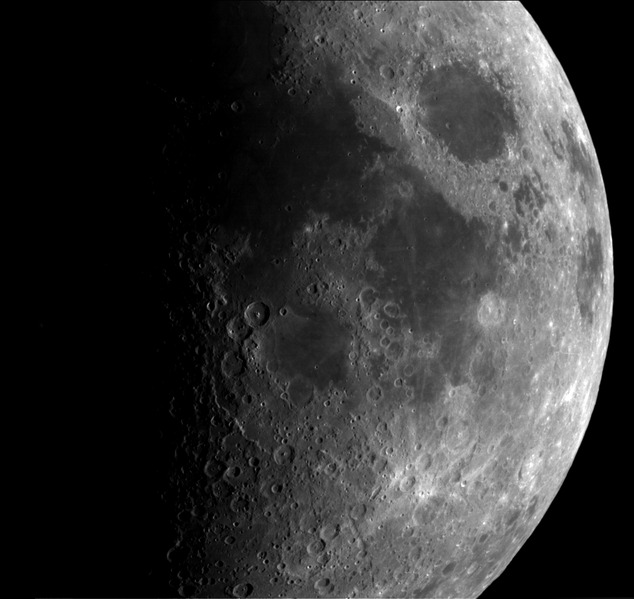
#> input picture Assignment-3/moon.jpg, 634 x 599 px
$ jupyter execute MayankMDS202334-Assignment-3.ipynb
#> lines starting #> are read from the running program, lines starting #| are printed output that depends on the picture
[cell 1]
import cv2 as cv
import matplotlib.pyplot as plt
import numpy as np

## (1) Apply the following spatial filters to the image and compare the results by plotting the images side-by-side

[cell 2]
# Load an image
image = cv.imread("moon.jpg", 0)
#> image is the input picture: shape (599, 634); min 0, max 255, mean 51.7
assert image is not None

### (a) Box filter

[cell 3]
# Apply a box filter
box_filtered = cv.boxFilter(image, ddepth=-1, ksize=(9, 9), normalize=True)
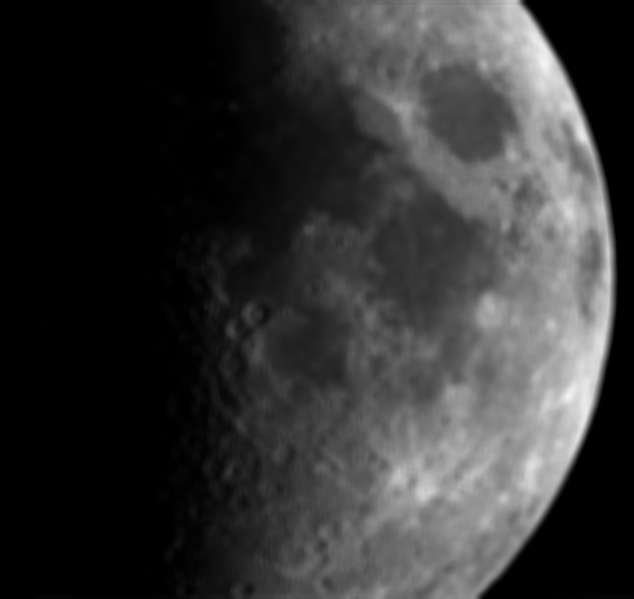
#> box_filtered: shape (599, 634); min 0, max 244, mean 51.7

# Display the images
plt.figure(figsize=(10, 5))

plt.subplot(1, 2, 1)
plt.imshow(image, cmap='gray')
plt.title("Original Image")
plt.axis("off")

plt.subplot(1, 2, 2)
plt.imshow(box_filtered, cmap='gray')
plt.title("Box Filtered Image (9x9)")
plt.axis("off")

plt.show()
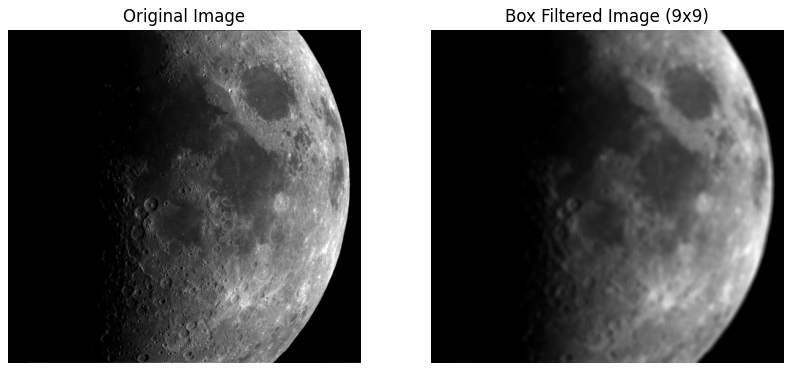
#> figure drawn by matplotlib, 2 panels

Effect: The filtered image looks a bit blurry version of the original image with squarish artifacts.

(b) Gaussian filter

[cell 4]
# Apply a box filter
Gaussian_filtered = cv.GaussianBlur(image, (9, 9), 0)

# Display the images
plt.figure(figsize=(10, 5))

plt.subplot(1, 2, 1)
plt.imshow(image, cmap='gray')
plt.title("Original Image")
plt.axis("off")

plt.subplot(1, 2, 2)
plt.imshow(Gaussian_filtered, cmap='gray')
plt.title("Gaussian Filtered Image (9x9)")
plt.axis("off")

plt.show()

Effect: The filtered image looks a bit blurry version of the original image with more natural blur.

(c) Laplacian filter

[cell 5]
# Apply a Laplacian filter
laplacian = cv.Laplacian(image, cv.CV_64F)
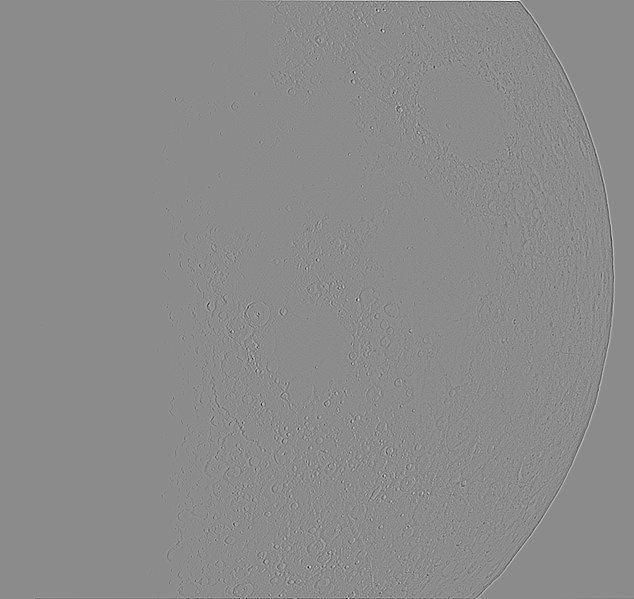
#> laplacian: shape (599, 634) float64; min -374, max 310, mean 0; drawn with min black and max white

# Convert results to absolute values
laplacian = cv.convertScaleAbs(laplacian)
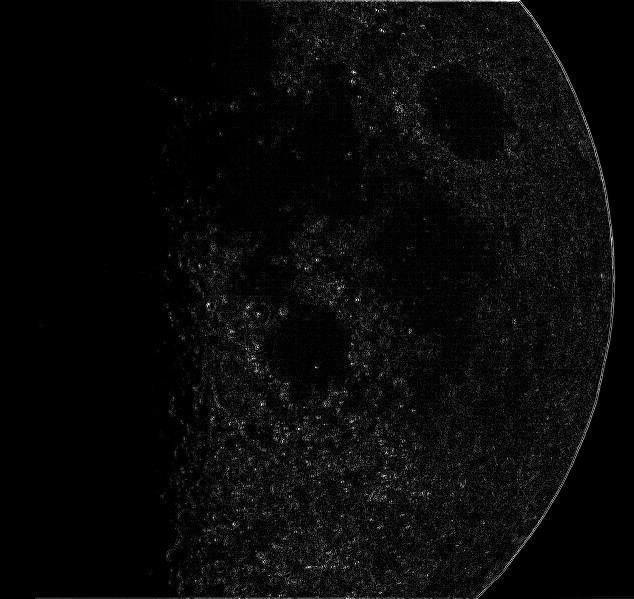
#> laplacian: shape (599, 634); min 0, max 255, mean 9.3

# Plot the results
plt.figure(figsize=(15, 6))

plt.subplot(1, 3, 1)
plt.imshow(image, cmap="gray")
plt.title("Original Image")
plt.axis("off")

plt.subplot(1, 3, 2)
plt.imshow(laplacian, cmap="gray")
plt.title("Laplacian Filter")
plt.axis("off")

plt.subplot(1, 3, 3)
plt.imshow(image + 0.99*laplacian, cmap="gray")
plt.title("Laplacian Filter Added to original image")
plt.axis("off")

plt.show()

Effect: The Resulted Image is bit darker version of the original image but boundaries of craters are white and more visible.

[cell 6]
# Apply Sobel filters (X and Y directions)
sobel_x = cv.Sobel(image, cv.CV_64F, dx=1, dy=0, ksize=3)
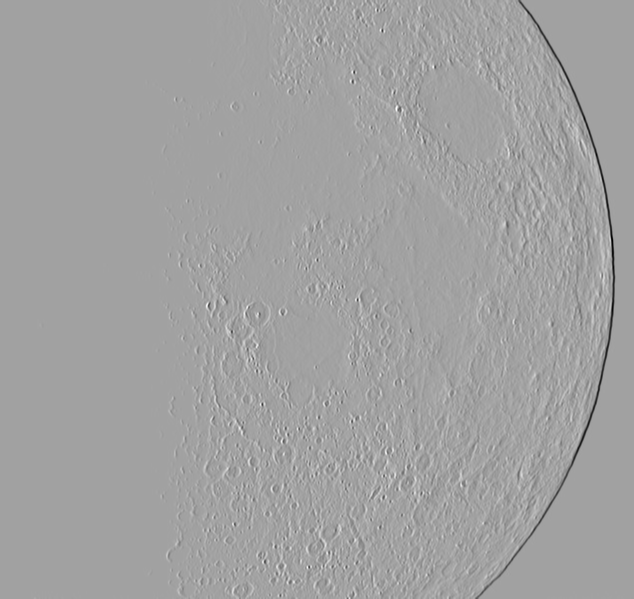
#> sobel_x: shape (599, 634) float64; min -976, max 561, mean 0; drawn with min black and max white
sobel_y = cv.Sobel(image, cv.CV_64F, dx=0, dy=1, ksize=3)
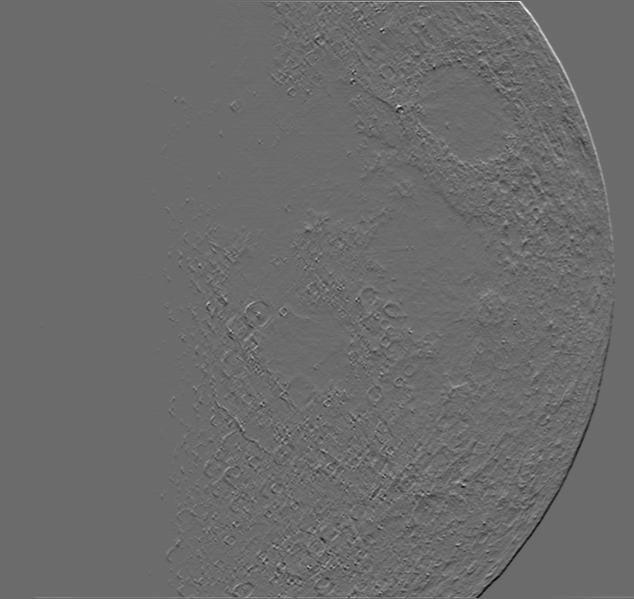
#> sobel_y: shape (599, 634) float64; min -480, max 655, mean 0.2; drawn with min black and max white

# Convert results to absolute values
sobel_x = cv.convertScaleAbs(sobel_x)
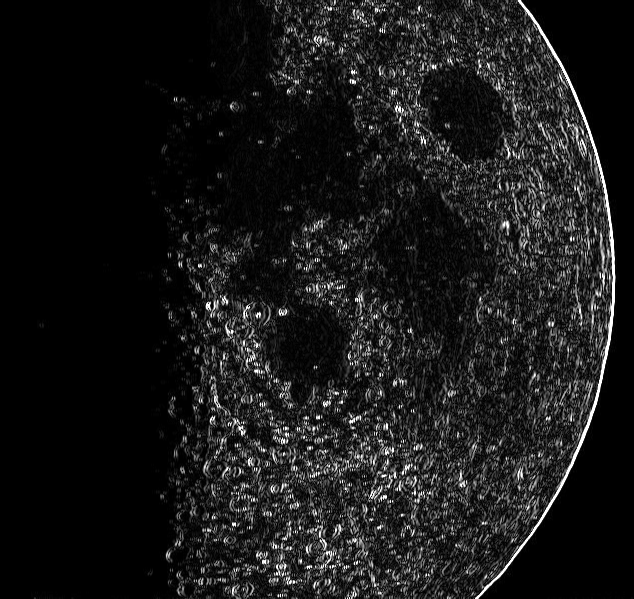
#> sobel_x: shape (599, 634); min 0, max 255, mean 24.6
sobel_y = cv.convertScaleAbs(sobel_y)
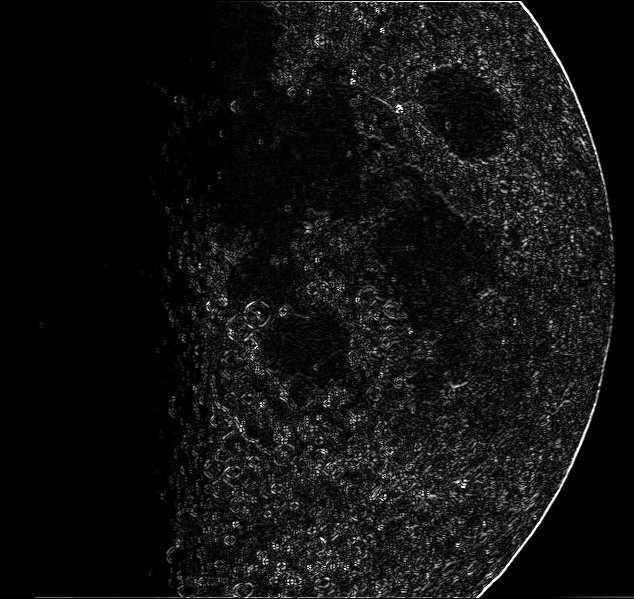
#> sobel_y: shape (599, 634); min 0, max 255, mean 16.9

# Combine Sobel X and Y
sobel_combined = cv.addWeighted(sobel_x, 0.5, sobel_y, 0.5, 0)
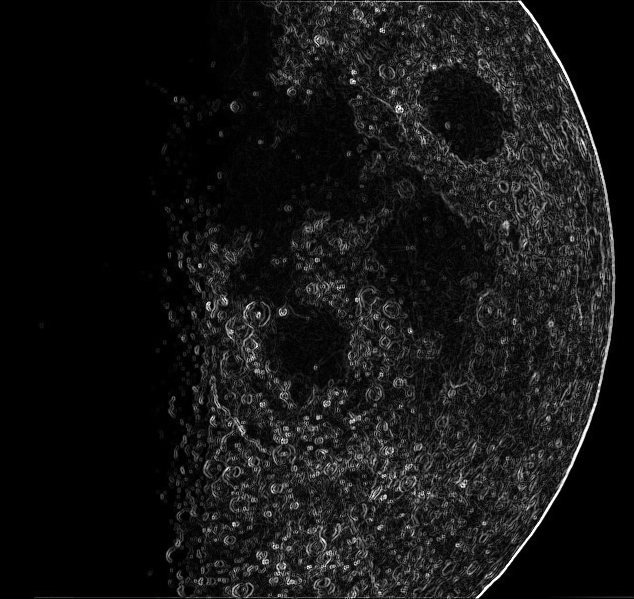
#> sobel_combined: shape (599, 634); min 0, max 255, mean 20.8

# Plot the results
plt.figure(figsize=(15, 6))

plt.subplot(1, 3, 1)
plt.imshow(image, cmap="gray")
plt.title("Original Image")
plt.axis("off")

plt.subplot(1, 3, 2)
plt.imshow(sobel_combined, cmap="gray")
plt.title("Sobel Filter (X + Y)")
plt.axis("off")

plt.subplot(1, 3, 3)
plt.imshow(image + 0.95*sobel_combined, cmap="gray")
plt.title("Sobel Combined (X + Y)")
plt.axis("off")

plt.show()
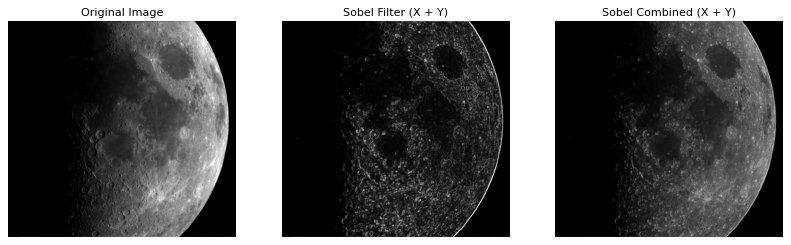
#> figure drawn by matplotlib, 3 panels

Effect: The Resulted Image is bit darker version of the original image but boundaries of craters are white and more visible.

## (2) Viola-Jones Algorithm

### (a) Main Steps and Features of Viola-Jones Algorithm

**Main steps of Viola-Jones Algorithm**
| Step | Description |
|------|------------|
| **Haar Features** | Extract features from grayscale images using white/black rectangles. |
| **Integral Image** | Converts image into a **summed area table** for fast calculations. |
| **Adaboost Training** | Selects the most important Haar features for face detection. |
| **Cascade Classifier** | Uses a multi-stage rejection process for **fast** face detection. |

**Features of Viola-Jones Algorithm**
| **Feature** | **Description** |
|------------|----------------|
| **Haar-like Features** | Uses rectangular patterns to detect facial features. |
| **Integral Image** | Efficient pixel sum calculation for fast feature extraction. |
| **Adaboost** | Selects the most important features, improving accuracy. |
| **Cascade Classifier** | Multi-stage rejection process for fast detection. |
| **Real-time Processing** | Can detect faces in live video feeds efficiently. |
| **Grayscale Input** | Works on grayscale images, reducing computation time. |

### (b) List of all rectangle features that will be calculated by the VJ algorithm

The image:

| 0 | 0 | 2 | 3 | 0 | 0 |
|---|---|---|---|---|---|
| 0 | 2 | 3 | 3 | 2 | 0 |
| 0 | 0 | 5 | 7 | 0 | 0 |
| 0 | 0 | 2 | 4 | 0 | 0 |
| 1 | 2 | 0 | 0 | 1 | 0 |
| 1 | 0 | 0 | 0 | 1 | 0 |

First we look at 2-rectangle features:

Horizontal rectangle feature can be size of $\{(w,h) | w \in \{1,2,3,4,5,6\} \text{ and } h \in \{2,4,6\}\}$
Similarly Vertical rectangle features can be size of $\{(w,h) | w \in \{2,4,6\}\} \text{ and } h \in \{1,2,3,4,5,6\}$
Hence the total number of features are:
    $$
    2\times\sum_{w\in\{1,2,3,4,5,6\} \text{ and } h \in \{2,4,6\}} (6-w+1)(6-h+1)
    $$

[cell 7]
count_2 = 0
for w in [1, 2, 3, 4, 5, 6]:
    for h in [2, 4, 6]:
        count_2 += 2*(6-w+1)*(6-h+1)
print(f"Total number of 2-rectangle features = {count_2}")

Now, 3-rectangle features:

Horizontal rectangle feature can be size of $\{(w,h) | w \in \{1,2,3,4,5,6\} \text{ and } h \in \{3,6\}\}$
Similarly Vertical rectangle features can be size of $\{(w,h) | w \in \{3,6\}\} \text{ and } h \in \{1,2,3,4,5,6\}$
Hence the total number of features are:
    $$
    2\times\sum_{w\in\{1,2,3,4,5,6\} \text{ and } h \in \{3,6\}} (6-w+1)(6-h+1)
    $$

[cell 8]
count_3 = 0
for w in [1, 2, 3, 4, 5, 6]:
    for h in [3,6]:
        count_3 += 2*(6-w+1)*(6-h+1)
print(f"Total number of 3-rectangle features = {count_3}")

Finally, 4-rectangle features:

4-rectangle feature can be size of $\{(w,h) | w=h \text{ and } w \in \{2,4,6\}\}$
Hence the total number of features are:
    $$
    \sum_{w=h \text{ and } w \in \{2,4,6\}} (6-w+1)(6-h+1)
    $$

[cell 9]
count_4 = 0
for w in [2, 4, 6]:
    count_4 += (6-w+1)*(6-w+1)
print(f"Total number of 4-rectangle features = {count_4}")

| Feature Type | Number of Features |
| ------------ | ------------------ |
| 2-rectangle  | 378|
| 3-rectangle  | 210|
| 4-rectangle  | 35|

Total number of features are 623

### (c) Computing the Integral Image

[cell 10]
image = np.array([
    [0, 0, 2, 3, 0, 0],
    [0, 2, 3, 3, 2, 0],
    [0, 0, 5, 7, 0, 0],
    [0, 0, 2, 4, 0, 0],
    [1, 2, 0, 0, 1, 0],
    [1, 0, 0, 0, 1, 0]
])

[cell 11]
# Get image dimensions
h, w = image.shape

# Initialize integral image with zeros
integral_image = np.zeros((h, w), dtype=np.int32)

# Compute the integral image
for i in range(h):
    for j in range(w):
        integral_image[i, j] = image[i, j]
        if i > 0:
            integral_image[i, j] += integral_image[i-1, j]
        if j > 0:
            integral_image[i, j] += integral_image[i, j-1]
        if i > 0 and j > 0:
            integral_image[i, j] -= integral_image[i-1, j-1]

print(f"Integral Image: \n{integral_image}")

### The comment on the figure-3

We want to compute the sum of pixels at location **D**. The **Integral Image** at coordinate **4** contains the cumulative sum of all pixels from regions **A**, **B**, **C**, and **D**. However, when we subtract the integral values at coordinates **2** and **3**, the pixels from region **A** are removed twice. To correct this, we add back the integral value at coordinate **1**, ensuring that the sum of pixels at location **D** is accurately computed.

### (d) Computing values of rectangle features

Assuming `(x,y)` is the top-left corner of the  kernel.

[cell 12]
def feature(integral_image, x, y, kernel, w, h):
    integral_image = np.pad(integral_image, pad_width=1)
    # Horizontal 2-rectangle feature
    if kernel == 'h-2-rectangle':
        # Coordinates of All Four Points in the Black and White Regions Used in Figure-3
        white_region_point_1 = (x, y)
        white_region_point_2 = (x, y+w//2)
        white_region_point_3 = (x+h, y)
        white_region_point_4 = (x+h, y+w//2)

        gray_region_point_1 = (x, y+w//2)
        gray_region_point_2 = (x, y+w)
        gray_region_point_3 = (x+h, y+w//2)
        gray_region_point_4 = (x+h, y+w)

        # Computing sums of pixels of white and black regions using the comment in Figure-3
        white_pixels_sum = integral_image[white_region_point_4] \
                         + integral_image[white_region_point_1] \
                         - (integral_image[white_region_point_2] + integral_image[white_region_point_3])

        gray_pixels_sum = integral_image[gray_region_point_4] \
                         + integral_image[gray_region_point_1] \
                         - (integral_image[gray_region_point_2] + integral_image[gray_region_point_3])

        return white_pixels_sum - gray_pixels_sum

    # Vertical 2-rectangle feature
    elif kernel == 'v-2-rectangle':
        # Coordinates of All Four Points in the Black and White Regions Used in Figure-3
        gray_region_point_1 = (x, y)
        gray_region_point_2 = (x, y+w)
        gray_region_point_3 = (x+h//2, y)
        gray_region_point_4 = (x+h//2, y+w)

        white_region_point_1 = (x+h//2, y)
        white_region_point_2 = (x+h//2, y+w)
        white_region_point_3 = (x+h, y)
        white_region_point_4 = (x+h, y+w)

        # Computing sums of pixels of white and black regions using the comment in Figure-3
        white_pixels_sum = integral_image[white_region_point_4] \
                         + integral_image[white_region_point_1] \
                         - (integral_image[white_region_point_2] + integral_image[white_region_point_3])

        gray_pixels_sum = integral_image[gray_region_point_4] \
                         + integral_image[gray_region_point_1] \
                         - (integral_image[gray_region_point_2] + integral_image[gray_region_point_3])

        return white_pixels_sum - gray_pixels_sum

    # Horizontal 3-rectangle feature
    elif kernel == 'h-3-rectangle':
        # Coordinates of All Four Points in the Black and White Regions Used in Figure-3
        white_region_point_1_1 = (x, y)
        white_region_point_1_2 = (x, y+w//3)
        white_region_point_1_3 = (x+h, y)
        white_region_point_1_4 = (x+h, y+w//3)

        white_region_point_2_1 = (x, y+2*w//3)
        white_region_point_2_2 = (x, y+w)
        white_region_point_2_3 = (x+h, y+2*w//3)
        white_region_point_2_4 = (x+h, y+w)

        gray_region_point_1 = (x, y+w//3)
        gray_region_point_2 = (x, y+2*w//3)
        gray_region_point_3 = (x+h, y+w//3)
        gray_region_point_4 = (x+h, y+2*w//3)

        # Computing sums of pixels of white and black regions using the comment in Figure-3
        white_pixels_sum_1 = integral_image[white_region_point_1_4] \
                         + integral_image[white_region_point_1_1] \
                         - (integral_image[white_region_point_1_2] + integral_image[white_region_point_1_3])
        white_pixels_sum_2 = integral_image[white_region_point_2_4] \
                         + integral_image[white_region_point_2_1] \
                         - (integral_image[white_region_point_2_2] + integral_image[white_region_point_2_3])

        gray_pixels_sum = integral_image[gray_region_point_4] \
                         + integral_image[gray_region_point_1] \
                         - (integral_image[gray_region_point_2] + integral_image[gray_region_point_3])

        return white_pixels_sum_1 + white_pixels_sum_2 - gray_pixels_sum

    # Vertical 3-rectangle feature
    elif kernel == 'v-3-rectangle':
        # Coordinates of All Four Points in the Black and White Regions Used in Figure-3
        white_region_point_1_1 = (x, y)
        white_region_point_1_2 = (x, y+w)
        white_region_point_1_3 = (x+h//3, y)
        white_region_point_1_4 = (x+h//3, y+w)

        white_region_point_2_1 = (x+2*h//3, y)
        white_region_point_2_2 = (x+2*h//3, y+w)
        white_region_point_2_3 = (x+h, y)
        white_region_point_2_4 = (x+h, y+w)

        gray_region_point_1 = (x+h//3, y)
        gray_region_point_2 = (x+h//3, y+w)
        gray_region_point_3 = (x+2*h//3, y)
        gray_region_point_4 = (x+2*h//3, y+w)


        # Computing sums of pixels of white and black regions using the comment in Figure-3
        white_pixels_sum_1 = integral_image[white_region_point_1_4] \
                         + integral_image[white_region_point_1_1] \
                         - (integral_image[white_region_point_1_2] + integral_image[white_region_point_1_3])
        white_pixels_sum_2 = integral_image[white_region_point_2_4] \
                         + integral_image[white_region_point_2_1] \
                         - (integral_image[white_region_point_2_2] + integral_image[white_region_point_2_3])

        gray_pixels_sum = integral_image[gray_region_point_4] \
                         + integral_image[gray_region_point_1] \
                         - (integral_image[gray_region_point_2] + integral_image[gray_region_point_3])

        return white_pixels_sum_1 + white_pixels_sum_2 - gray_pixels_sum

    # 4-rectangle feature
    elif kernel == '4-rectangle':
        # Coordinates of All Four Points in the Black and White Regions Used in Figure-3
        white_region_point_1_1 = (x, y)
        white_region_point_1_2 = (x, y+w//2)
        white_region_point_1_3 = (x+h//2, y)
        white_region_point_1_4 = (x+h//2, y+w//2)

        white_region_point_2_1 = (x+h//2, y+w//2)
        white_region_point_2_2 = (x+h//2, y+w)
        white_region_point_2_3 = (x+h, y+w//2)
        white_region_point_2_4 = (x+h, y+w)

        gray_region_point_1_1 = (x, y+w//2)
        gray_region_point_1_2 = (x, y+w)
        gray_region_point_1_3 = (x+h//2, y+w//2)
        gray_region_point_1_4 = (x+h//2, y+w)

        gray_region_point_2_1 = (x+h//2, y)
        gray_region_point_2_2 = (x+h//2, y+w//2)
        gray_region_point_2_3 = (x+h, y)
        gray_region_point_2_4 = (x+h, y+w//2)

        # Computing sums of pixels of white and black regions using the comment in Figure-3
        white_pixels_sum_1 = integral_image[white_region_point_1_4] \
                         + integral_image[white_region_point_1_1] \
                         - (integral_image[white_region_point_1_2] + integral_image[white_region_point_1_3])
        white_pixels_sum_2 = integral_image[white_region_point_2_4] \
                         + integral_image[white_region_point_2_1] \
                         - (integral_image[white_region_point_2_2] + integral_image[white_region_point_2_3])

        gray_pixels_sum_1 = integral_image[gray_region_point_1_4] \
                         + integral_image[gray_region_point_1_1] \
                         - (integral_image[gray_region_point_1_2] + integral_image[gray_region_point_1_3])
        gray_pixels_sum_2 = integral_image[gray_region_point_2_4] \
                         + integral_image[gray_region_point_2_1] \
                         - (integral_image[gray_region_point_2_2] + integral_image[gray_region_point_2_3])
        return white_pixels_sum_1 + white_pixels_sum_2 - gray_pixels_sum_1 - gray_pixels_sum_2

#### horizontal two-rectangle features

[cell 13]
for h in [1, 2, 3, 4, 5, 6]:
    for w in [2, 4, 6]:
        f = np.zeros((6-h+1, 6-w+1), dtype=np.int32)
        for x in range(6-h+1):
            for y in range(6-w+1):
                f[x, y] = feature(integral_image, x, y, 'h-2-rectangle', w, h)
        print(f"width = {w} and height = {h}\nFeature:\n{f}\n")

#### vertical two-rectangle features

[cell 14]
for h in [2, 4, 6]:
    for w in [1, 2, 3, 4, 5, 6]:
        f = np.zeros((6-h+1, 6-w+1), dtype=np.int32)
        for x in range(6-h+1):
            for y in range(6-w+1):
                f[x, y] = feature(integral_image, x, y, 'v-2-rectangle', w, h)
        print(f"width = {w} and height = {h}\nFeature:\n{f}\n")

#### horizontal three-rectangle features

[cell 15]
for h in [1, 2, 3, 4, 5, 6]:
    for w in [3, 6]:
        f = np.zeros((6-h+1, 6-w+1), dtype=np.int32)
        for x in range(6-h+1):
            for y in range(6-w+1):
                f[x, y] = feature(integral_image, x, y, 'h-3-rectangle', w, h)
        print(f"width = {w} and height = {h}\nFeature:\n{f}\n")

#### vertical three-rectangle features

[cell 16]
for h in [3, 6]:
    for w in [1, 2, 3, 4, 5, 6]:
        f = np.zeros((6-h+1, 6-w+1), dtype=np.int32)
        for x in range(6-h+1):
            for y in range(6-w+1):
                f[x, y] = feature(integral_image, x, y, 'v-3-rectangle', w, h)
        print(f"width = {w} and height = {h}\nFeature:\n{f}\n")

#### four-rectangle features

[cell 17]
for h in [2, 4, 6]:
    w = h
    f = np.zeros((6-h+1, 6-w+1), dtype=np.int32)
    for x in range(6-h+1):
        for y in range(6-w+1):
            f[x, y] = feature(integral_image, x, y, '4-rectangle', w, h)
    print(f"width = {w} and height = {h}\nFeature:\n{f}\n")
